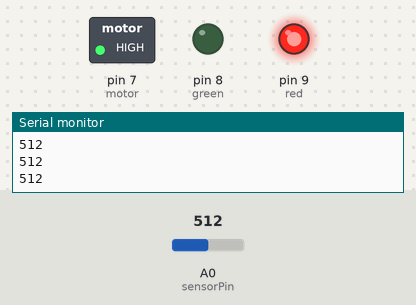
A sketch run on a simulated Arduino Uno, built with avr-gcc and run on an emulated ATmega328P. Parts: switched loads named in the sketch (green lamp = pin HIGH), output pins drawn as LEDs (lit = HIGH), the last lines printed to the serial monitor. The test bench sets the inputs (shaded band); at power-on: A0 (sensorPin) = 512.

Above: at 1.2 s.
1.3 s: A0 (sensorPin) set to 357
2.8 s: A0 (sensorPin) set to 332
At 4.2 s:
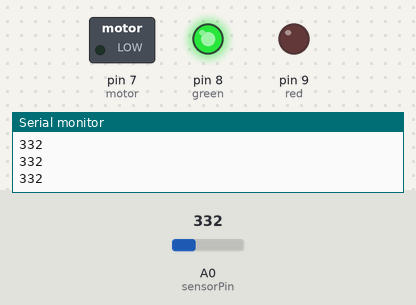
4.5 s: A0 (sensorPin) set to 360
At 5.6 s:
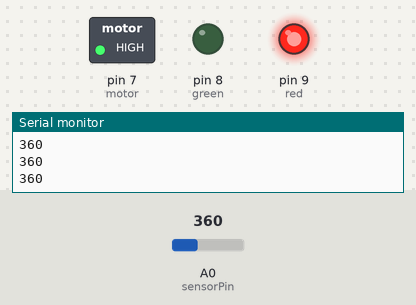
6.0 s: A0 (sensorPin) set to 340
At 6.8 s:
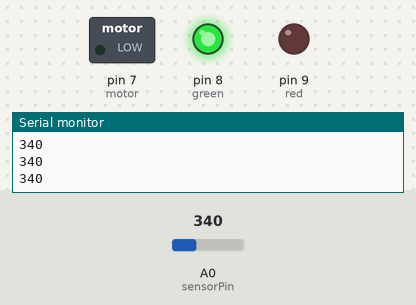
Timing chart, 0 to 8.5 s (numbered marks = the images above; inputs shaded):
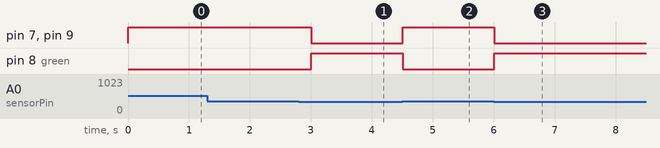

The sketch:

alcohol_detection_vehicle_locking.ino
```cpp
// Define the pin to which the sensor is connected
#define green 8
#define red 9
#define motor 7
const int sensorPin = A0;

void setup() {
  // Initialise serial communication
  pinMode(green, OUTPUT);
  pinMode(red, OUTPUT);
  pinMode(motor, OUTPUT);
  Serial.begin(115200);
}

void loop() {
  // Read the analog value from the sensor
  int sensorValue = analogRead(sensorPin);
  // Serial.print("Sensor Value: ");
  Serial.println(sensorValue);
  if (sensorValue < 350) {
    digitalWrite(green, HIGH);
    digitalWrite(red, LOW);
    digitalWrite(motor, LOW);
  }
  else {
    digitalWrite(red, HIGH);
    digitalWrite(green, LOW);
    digitalWrite(motor, HIGH);
  }

  delay(300); // Delay for 1 second
}
```

Measured:
- the behaviour switches between 350 and 349 on A0 (sensorPin) (found by bisection; images 0 and 1)
- after the input at 2.8 s, pin 7 (motor), pin 9 (red): HIGH → LOW after 0.20 s; pin 8 (green): LOW → HIGH after 0.20 s
- after the input at 4.5 s, pin 7 (motor), pin 9 (red): LOW → HIGH at once; pin 8 (green): HIGH → LOW at once
- after the input at 6.0 s, pin 7 (motor), pin 9 (red): HIGH → LOW at once; pin 8 (green): LOW → HIGH at once
